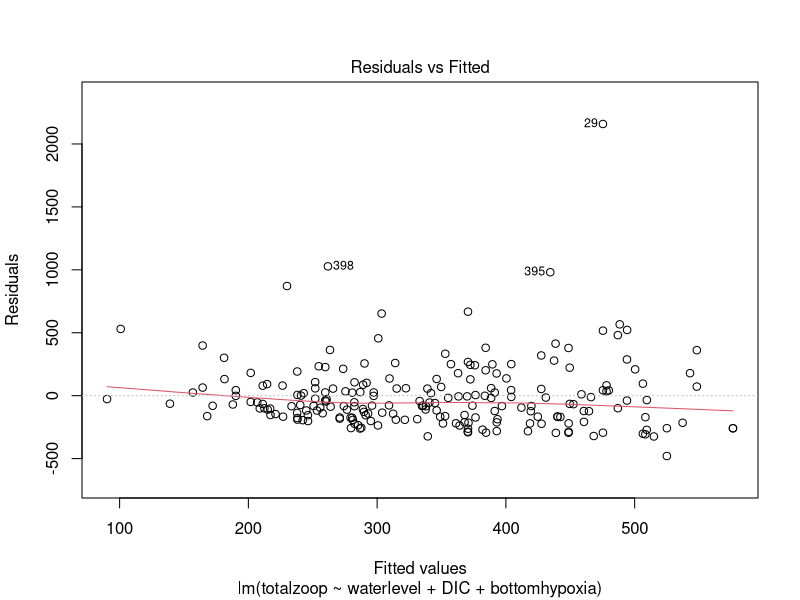
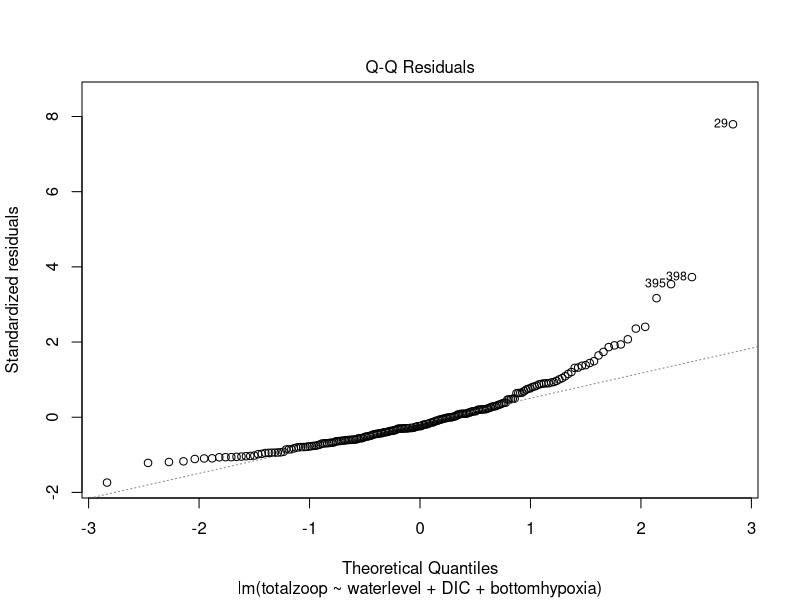
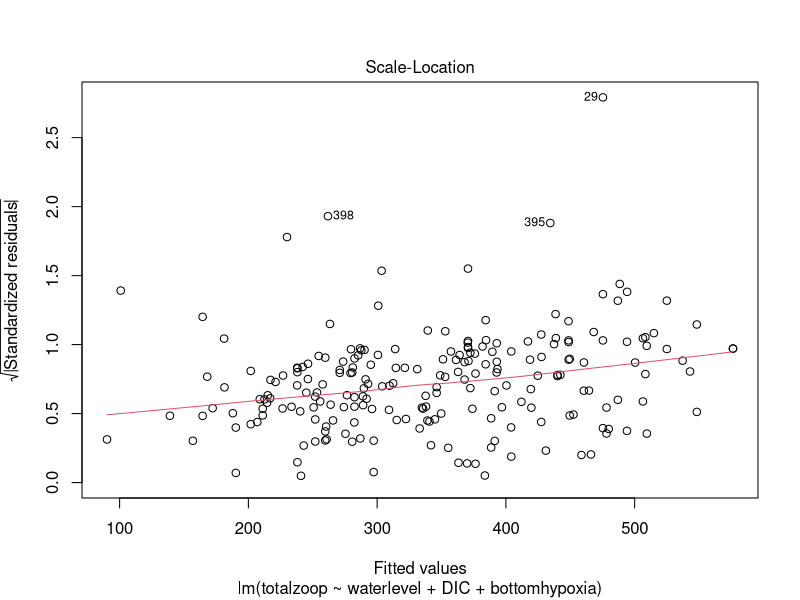
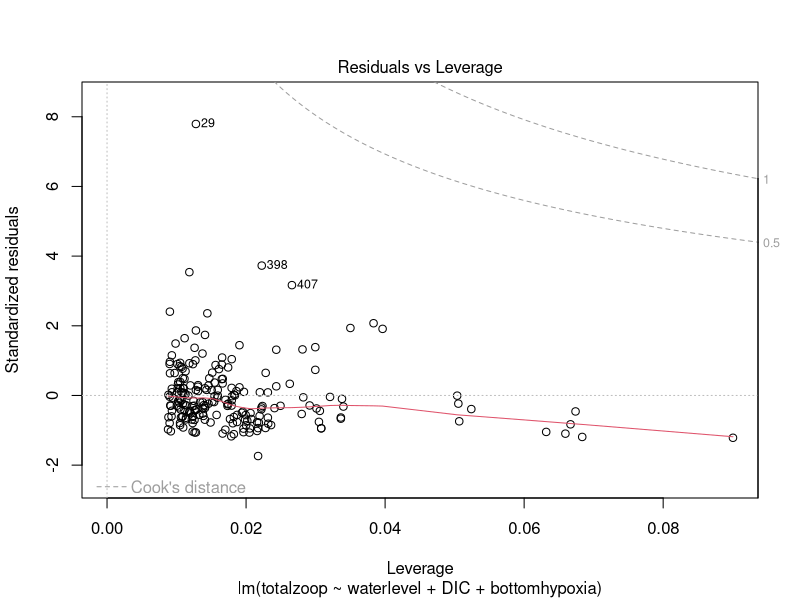

Generate these figures, in order, with R:
## ---- chunk 1
#Loading Package
library("car")
## ---- chunk 2
library("readxl")
ham <- read_excel("ind dates flat all parameters Hamilton only FOR Kim.xlsx")

## ---- chunk 3
#Select and combine variables of interests 
multi_data<-ham[,c(14,16,108,93)]
#Label each column of our new dataset
colnames(multi_data)<-c("waterlevel","DIC","bottomhypoxia","totalzoop")
## ---- chunk 4
table(multi_data$waterlevel)
## ---- chunk 5
table(multi_data$bottomhypoxia)
## ---- chunk 6
class(multi_data$waterlevel)  
## ---- chunk 7
#Use the class() function to check for the other columns: 
class(multi_data$DIC)
class(multi_data$totalzoop)
class(multi_data$bottomhypoxia)
## ---- chunk 8
#Set bottom hypoxia column as "factor" data type using as.factor(model_name$variable_name)
multi_data$bottomhypoxia<-as.factor(multi_data$bottomhypoxia)
## ---- chunk 9
multi_model<-lm(totalzoop~waterlevel+DIC+bottomhypoxia, data=multi_data)
## ---- chunk 10
#Access the diagnosis plots that are auto-generated from the lm() function
#Using plot(model_name): 
plot(multi_model)
## ---- chunk 11
vif(multi_model)
## ---- chunk 12
summary(multi_model)
